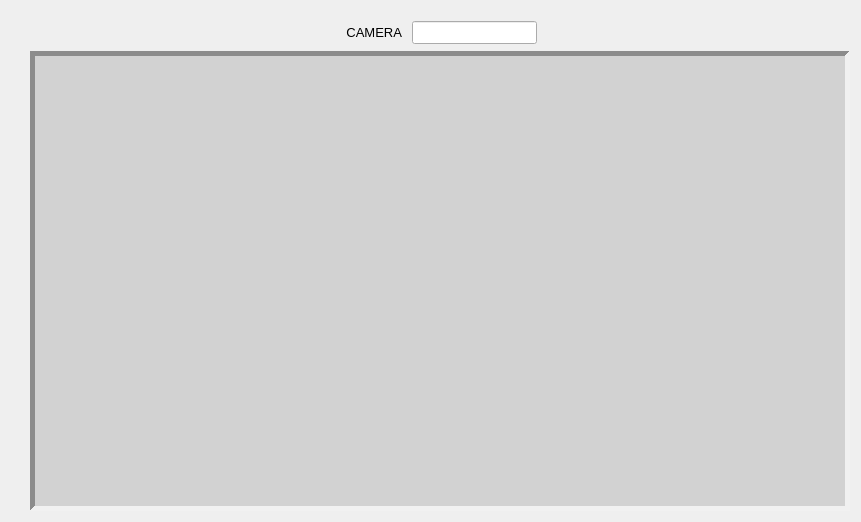
      <widget class="QWidget" name="dft_viewer">
       <widget class="QWidget" name="verticalLayoutWidget_4">
        <property name="geometry">
         <rect>
          <x>30</x>
          <y>20</y>
          <width>822</width>
          <height>493</height>
         </rect>
        </property>
        <layout class="QVBoxLayout" name="verticalLayout_4">
         <property name="spacing">
          <number>6</number>
         </property>
         <item>
          <layout class="QHBoxLayout" name="horizontalLayout_6">
           <property name="spacing">
            <number>10</number>
           </property>
           <item>
            <spacer name="horizontalSpacer_7">
             <property name="orientation">
              <enum>Qt::Horizontal</enum>
             </property>
             <property name="sizeHint" stdset="0">
              <size>
               <width>40</width>
               <height>20</height>
              </size>
             </property>
            </spacer>
           </item>
           <item>
            <widget class="QLabel" name="label_8">
             <property name="sizePolicy">
              <sizepolicy hsizetype="Preferred" vsizetype="Fixed">
               <horstretch>0</horstretch>
               <verstretch>0</verstretch>
              </sizepolicy>
             </property>
             <property name="font">
              <font>
               <pointsize>10</pointsize>
               <bold>false</bold>
              </font>
             </property>
             <property name="text">
              <string>CAMERA</string>
             </property>
             <property name="alignment">
              <set>Qt::AlignRight|Qt::AlignTrailing|Qt::AlignVCenter</set>
             </property>
            </widget>
           </item>
           <item>
            <widget class="QLineEdit" name="camera_name_dft">
             <property name="sizePolicy">
              <sizepolicy hsizetype="Fixed" vsizetype="Fixed">
               <horstretch>0</horstretch>
               <verstretch>0</verstretch>
              </sizepolicy>
             </property>
             <property name="font">
              <font>
               <pointsize>10</pointsize>
               <bold>true</bold>
              </font>
             </property>
             <property name="readOnly">
              <bool>true</bool>
             </property>
            </widget>
           </item>
           <item>
            <spacer name="horizontalSpacer_8">
             <property name="orientation">
              <enum>Qt::Horizontal</enum>
             </property>
             <property name="sizeHint" stdset="0">
              <size>
               <width>40</width>
               <height>20</height>
              </size>
             </property>
            </spacer>
           </item>
          </layout>
         </item>
         <item>
          <widget class="QLabel" name="dft_pixlabel">
           <property name="sizePolicy">
            <sizepolicy hsizetype="Fixed" vsizetype="Fixed">
             <horstretch>0</horstretch>
             <verstretch>0</verstretch>
            </sizepolicy>
           </property>
           <property name="minimumSize">
            <size>
             <width>820</width>
             <height>460</height>
            </size>
           </property>
           <property name="maximumSize">
            <size>
             <width>820</width>
             <height>460</height>
            </size>
           </property>
           <property name="styleSheet">
            <string notr="true">background-color: rgb(210, 210, 210);</string>
           </property>
           <property name="frameShape">
            <enum>QFrame::Panel</enum>
           </property>
           <property name="frameShadow">
            <enum>QFrame::Sunken</enum>
           </property>
           <property name="lineWidth">
            <number>5</number>
           </property>
           <property name="text">
            <string/>
           </property>
           <property name="alignment">
            <set>Qt::AlignCenter</set>
           </property>
          </widget>
         </item>
        </layout>
       </widget>
      </widget>
